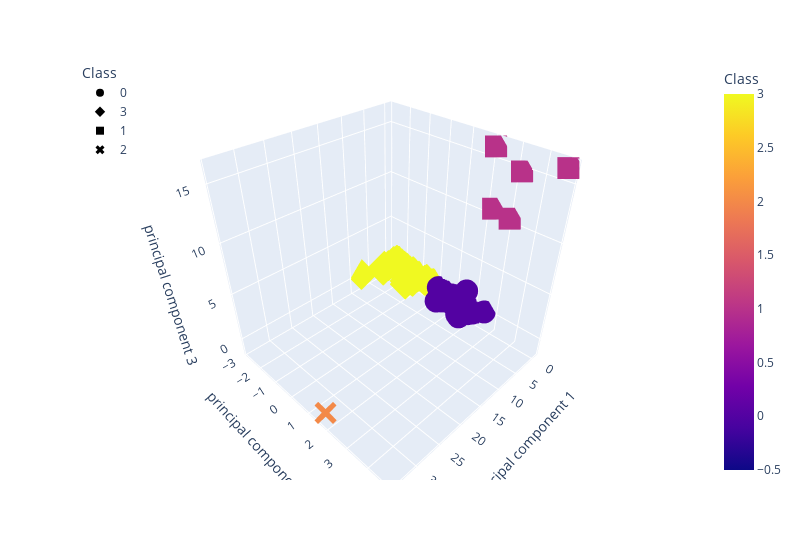

Notebook cell for this chart:
### Markdown cell above
### Deliverable 4: Visualizing Cryptocurrencies Results

#### 3D-Scatter with Clusters

### Code cell
# Creating a 3D-Scatter with the PCA data and the clusters
fig = px.scatter_3d(clustered_df, x="principal component 1", y="principal component 2", z="principal component 3", color="Class", symbol="Class",hover_name='CoinName',hover_data=['Algorithm'],width=800)
fig.update_layout(legend=dict(x=0,y=1))
fig.show()

### Figure 1 — Plotly figure (JSON) as saved in the notebook; plotly's stock layout.template omitted (floating-point values rounded to 4 significant figures; data arrays with more than 128 entries replaced by an {"elided": "..."} marker saying what was removed)
{"data": [{"customdata": {"elided": "286x1 str values"}, "hovertemplate": "<b>%{hovertext}</b><br><br>Class=%{marker.color}<br>principal component 1=%{x}<br>principal component 2=%{y}<br>principal component 3=%{z}<br>Algorithm=%{customdata[0]}<extra></extra>", "hovertext": {"elided": "286 str values"}, "legendgroup": "0", "marker": {"color": {"elided": "286 int values"}, "coloraxis": "coloraxis", "symbol": "circle"}, "mode": "markers", "name": "0", "scene": "scene", "showlegend": true, "type": "scatter3d", "x": {"elided": "286 float values"}, "y": {"elided": "286 float values"}, "z": {"elided": "286 float values"}}, {"customdata": {"elided": "240x1 str values"}, "hovertemplate": "<b>%{hovertext}</b><br><br>Class=%{marker.color}<br>principal component 1=%{x}<br>principal component 2=%{y}<br>principal component 3=%{z}<br>Algorithm=%{customdata[0]}<extra></extra>", "hovertext": {"elided": "240 str values"}, "legendgroup": "3", "marker": {"color": {"elided": "240 int values"}, "coloraxis": "coloraxis", "symbol": "diamond"}, "mode": "markers", "name": "3", "scene": "scene", "showlegend": true, "type": "scatter3d", "x": {"elided": "240 float values"}, "y": {"elided": "240 float values"}, "z": {"elided": "240 float values"}}, {"customdata": [["Proof-of-BibleHash"], ["SHA-256 + Hive"], ["Proof-of-Authority"], ["ECC 256K1"], ["Leased POS"]], "hovertemplate": "<b>%{hovertext}</b><br><br>Class=%{marker.color}<br>principal component 1=%{x}<br>principal component 2=%{y}<br>principal component 3=%{z}<br>Algorithm=%{customdata[0]}<extra></extra>", "hovertext": ["BiblePay", "LitecoinCash", "Poa Network", "Acute Angle Cloud", "Waves"], "legendgroup": "1", "marker": {"color": [1, 1, 1, 1, 1], "coloraxis": "coloraxis", "symbol": "square"}, "mode": "markers", "name": "1", "scene": "scene", "showlegend": true, "type": "scatter3d", "x": [-0.1517, -0.4011, -0.4222, -0.3626, -0.3312], "y": [4.798, 2.136, 2.334, 3.247, 3.065], "z": [16.3, 16.13, 10.88, 14.87, 10.64]}, {"customdata": [["TRC10"]], "hovertemplate": "<b>%{hovertext}</b><br><br>Class=%{marker.color}<br>principal component 1=%{x}<br>principal component 2=%{y}<br>principal component 3=%{z}<br>Algorithm=%{customdata[0]}<extra></extra>", "hovertext": ["BitTorrent"], "legendgroup": "2", "marker": {"color": [2], "coloraxis": "coloraxis", "symbol": "x"}, "mode": "markers", "name": "2", "scene": "scene", "showlegend": true, "type": "scatter3d", "x": [34.08], "y": [1.684], "z": [-0.8828]}], "layout": {"coloraxis": {"colorbar": {"title": {"text": "Class"}}, "colorscale": [[0, "#0d0887"], [0.1111, "#46039f"], [0.2222, "#7201a8"], [0.3333, "#9c179e"], [0.4444, "#bd3786"], [0.5556, "#d8576b"], [0.6667, "#ed7953"], [0.7778, "#fb9f3a"], [0.8889, "#fdca26"], [1, "#f0f921"]]}, "legend": {"title": {"text": "Class"}, "tracegroupgap": 0, "x": 0, "y": 1}, "margin": {"t": 60}, "scene": {"domain": {"x": [0, 1], "y": [0, 1]}, "xaxis": {"title": {"text": "principal component 1"}}, "yaxis": {"title": {"text": "principal component 2"}}, "zaxis": {"title": {"text": "principal component 3"}}}, "width": 800}}
